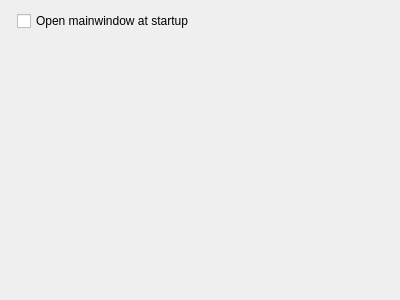
<?xml version="1.0" encoding="UTF-8"?>
<ui version="4.0">
 <class>ApplicationSettingsPage</class>
 <widget class="QWidget" name="ApplicationSettingsPage">
  <property name="geometry">
   <rect>
    <x>0</x>
    <y>0</y>
    <width>400</width>
    <height>300</height>
   </rect>
  </property>
  <property name="windowTitle">
   <string>Form</string>
  </property>
  <layout class="QFormLayout" name="formLayout">
   <item row="0" column="1">
    <widget class="QCheckBox" name="mainWindowStartup">
     <property name="text">
      <string>Open mainwindow at startup</string>
     </property>
     <property name="checked">
      <bool>false</bool>
     </property>
    </widget>
   </item>
  </layout>
 </widget>
 <resources/>
 <connections/>
</ui>
